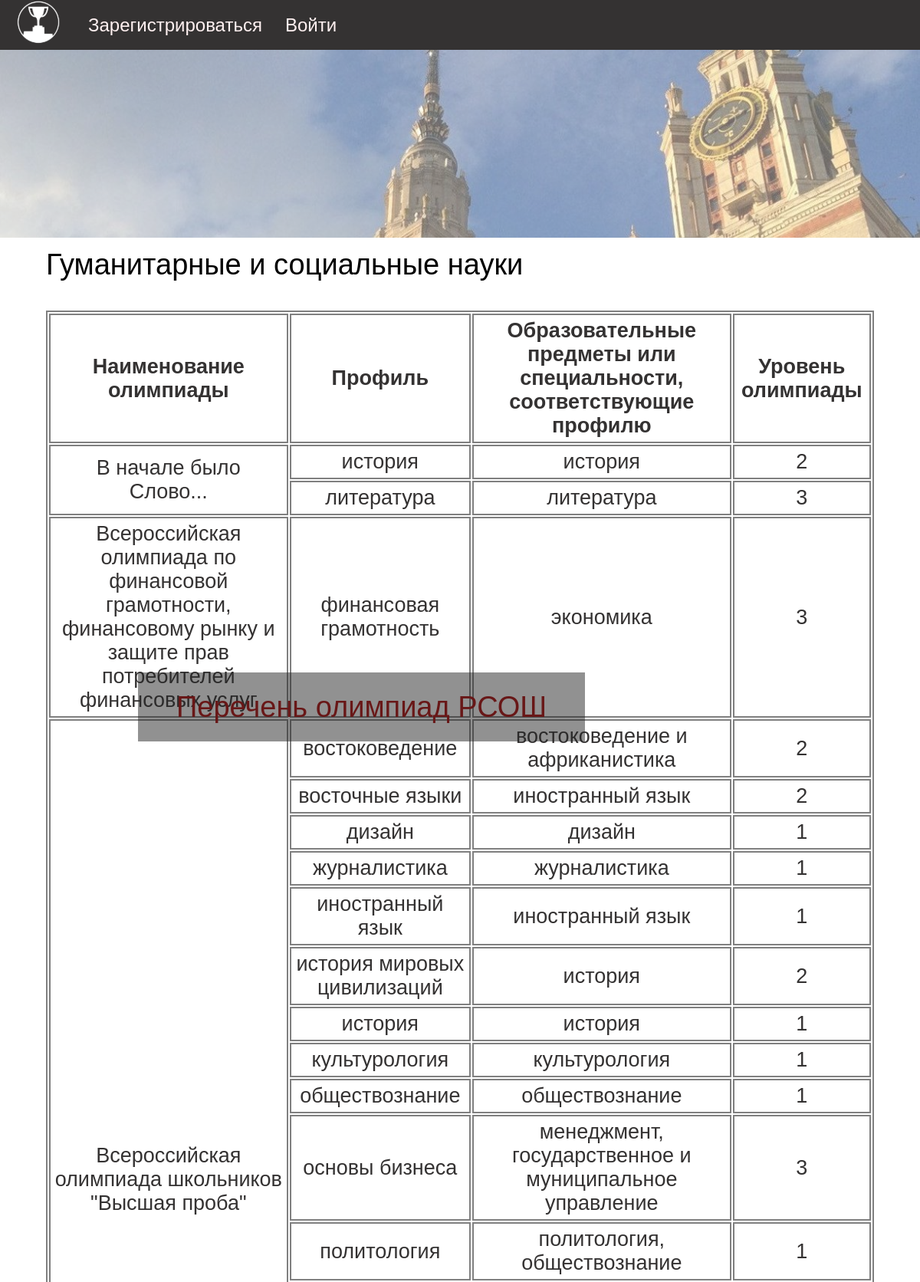
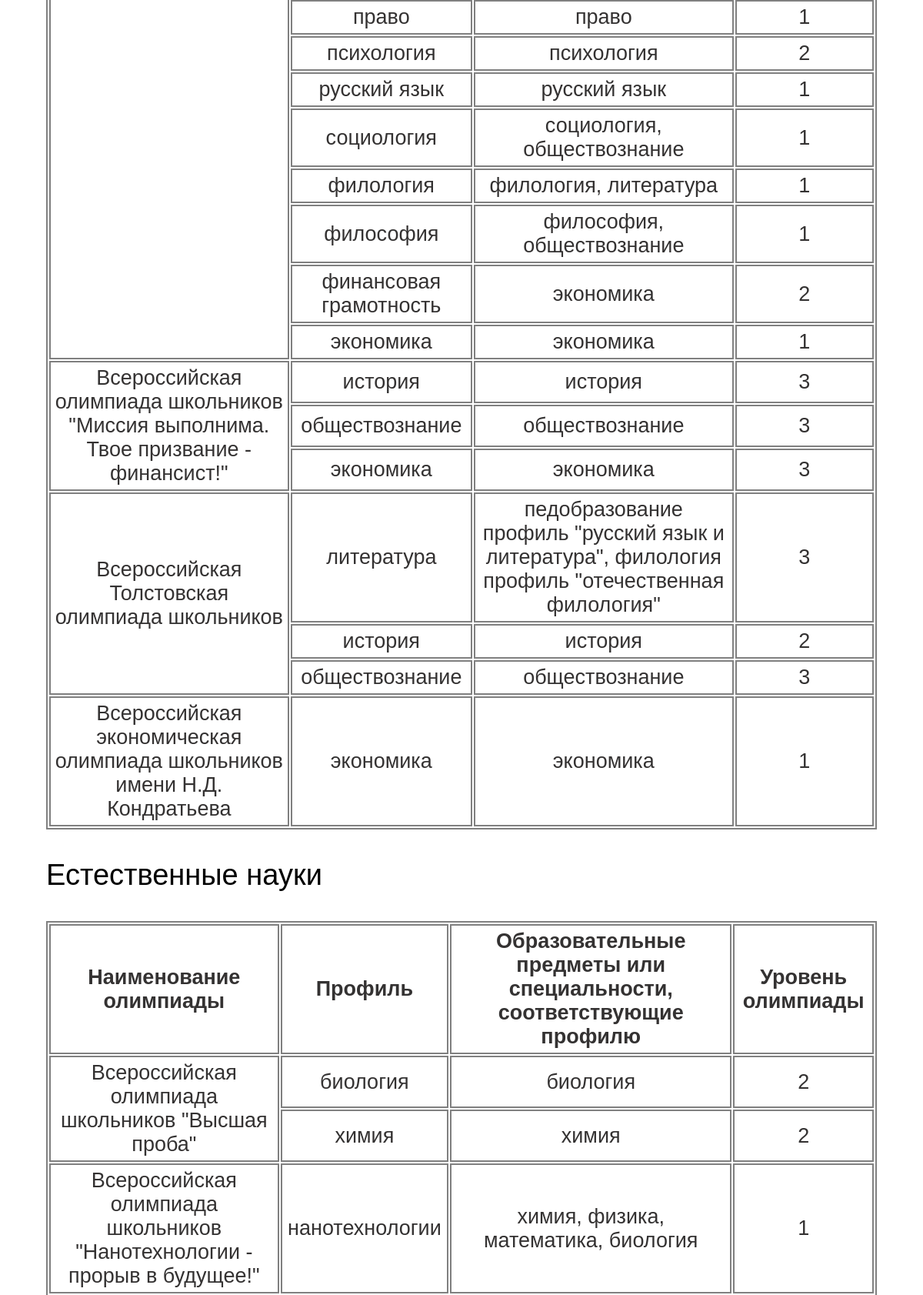
Page /competitions (upper part) on the committed database (2 pictures, top to bottom).
### models/orientation.py (models this page shows)
class Orientation(SqlAlchemyBase):
    __tablename__ = 'orientations'
    id = sqlalchemy.Column(sqlalchemy.Integer,
                           primary_key=True, autoincrement=True)
    orientation = sqlalchemy.Column(sqlalchemy.String, nullable=False, unique=True)

### models/competition.py (models this page shows)
class Competition(SqlAlchemyBase):
    __tablename__ = 'competitions'
    id = sqlalchemy.Column(sqlalchemy.Integer,
                           primary_key=True, autoincrement=True)
    competition = sqlalchemy.Column(sqlalchemy.String, nullable=False)
    orientation = sqlalchemy.Column(sqlalchemy.Integer, sqlalchemy.ForeignKey("orientations.id"), nullable=False)
    profile = sqlalchemy.Column(sqlalchemy.String, nullable=False)
    subject = sqlalchemy.Column(sqlalchemy.String, nullable=False)
    level = sqlalchemy.Column(sqlalchemy.Integer, nullable=False)

### main.py (the view)
@app.route('/competitions')
def competitions():
    db_sess = create_session()
    orientations = db_sess.query(Orientation).all()
    competitions = dict()
    for orientation in orientations:
        competitions[orientation.id] = dict()
        a = db_sess.query(Competition).filter(Competition.orientation == orientation.id).all()
        for olymp in a:
            if olymp.competition not in competitions[orientation.id].keys():
                competitions[orientation.id][olymp.competition] = [(olymp.profile, olymp.subject, olymp.level)]
            else:
                competitions[orientation.id][olymp.competition].append((olymp.profile, olymp.subject, olymp.level))
    return render_template('competitions.html', title='Перечень олимпиад РСОШ', current_user=current_user,
                           orientations=orientations, competitions=competitions)

### data/db_session.py (called while the page is built)
def create_session() -> Session:
    global __factory
    return __factory()

### templates/competitions.html (shortened to what this page needs)
{% extends "base.html" %}
{% block content %}
{% if current_user.is_authenticated %}
    <nav>
        <a href="/"><img src="/static/img/logo.svg"></a>
        <a href="profile">Профиль</a>
    </nav>
{% else %}
    <nav>
        <a href="/"><img src="/static/img/logo.svg"></a>
        <a href="/register">Зарегистрироваться</a>
        <a href="/login">Войти</a>
    </nav>
{% endif %}
<div class="image-block-variative">
    <img src="/static/img/msu_var.jpg">
    <div class="title">
        <p>Перечень олимпиад РСОШ</p>
    </div>
</div>
{% for orientation in orientations %}
    {% if loop.index == 1 %}
        <p class="com-class">{{orientation.orientation}} науки</p>
    {% elif loop.index == 4 %}
        <p>{{orientation.orientation}}</p>
    {% else %}
        <p>{{orientation.orientation}} науки</p>
    {% endif %}
    <table class="com-tab">
        <tr>
            <th>Наименование олимпиады</th>
            <th>Профиль</th>
            <th>Образовательные предметы или специальности, соответствующие профилю</th>
            <th>Уровень олимпиады</th>
        </tr>
        {% for competition in competitions[orientation.id].keys() %}
            <tr>
                {% if competitions[orientation.id][competition]|length >1 %}
                    <td rowspan={{competitions[orientation.id][competition]|length}}>{{competition}}</td>
                {% else %}
                    <td>{{competition}}</td>
                {% endif %}
                {% for i in competitions[orientation.id][competition] %}
                    {% if loop.index == 1 %}
                        <td>{{i[0]}}</td>
                        <td>{{i[1]}}</td>
                        <td>{{i[2]}}</td>
            </tr>
                    {% else %}
                        <tr>
                            <td>{{i[0]}}</td>
                            <td>{{i[1]}}</td>
                            <td>{{i[2]}}</td>
                        </tr>
                    {% endif %}
                {% endfor %}
        {% endfor %}
    </table>
{% endfor %}
{% endblock %}

### templates/base.html (shortened to what this page needs)
<!doctype html>
<html lang="ru">
<head>
    <link rel="stylesheet" type="text/css"  href="{{url_for('static', filename='css/style.css')}}"/>
</head>
<body>
    <main role="main" class="container">
        {% block content %}
        {% endblock %}
    </main>
</body>
</html>

### static/css/style.css (style rules this page uses)
body { margin: 0 auto; font-family: sans-serif; }
nav { position: absolute; background: #343232; width: 100%; top: 0px; height: 65px; font-family: sans-serif; font-size: 24px; display: flex; align-items: center; }
nav a { color: #FFF1F1; margin: 10px 15px; text-decoration: none; }
.image-block-variative img { opacity: 0.6; position: absolute; width: 100%; top: 65px; }
.title { background: rgba(36, 36, 36, 0.5); left: 15%; top: 15%; font-size: 35px; height: 90px; position: absolute; display: flex; align-items: center; text-align: center; }
.title p { margin: 10px 50px; color: #681717; }
.com-class, form { margin-top: 27%; font-size: 38px; margin-left: 5%; }
p { font-size: 38px; margin-left: 5%; }
.com-tab { width: 90%; margin: auto; font-family: sans-serif; font-size: 27px; color: #343232; border: 2px solid grey; }
.com-tab th, td { text-align: center; padding: 5px; border: 2px solid grey; }

### rows in the picture
Orientation: orientation "Гуманитарные и социальные"
Competition: competition "В начале было Слово...", profile "история", subject "история", level "2"
Competition: profile "литература", subject "литература", level "3"
Competition: competition "Всероссийская олимпиада по финансовой грамотности, финансовому рынку и защите прав потребителей финансовых услуг", profile "финансовая грамотность", subject "экономика", level "3"
Competition: competition "Всероссийская олимпиада школьников \"Высшая проба\"", profile "востоковедение", subject "востоковедение и африканистика", level "2"
Competition: profile "восточные языки", subject "иностранный язык", level "2"
Competition: profile "дизайн", subject "дизайн", orientation "1"
Competition: profile "журналистика", subject "журналистика", orientation "1"
Competition: profile "иностранный язык", subject "иностранный язык", orientation "1"
Competition: profile "история мировых цивилизаций", subject "история", level "2"
Competition: profile "история", subject "история", orientation "1"
Competition: profile "культурология", subject "культурология", orientation "1"
Competition: profile "обществознание", subject "обществознание", orientation "1"
Competition: profile "основы бизнеса", subject "менеджмент, государственное и муниципальное управление", level "3"
Competition: profile "политология", subject "политология, обществознание", orientation "1"
Competition: profile "право", subject "право", orientation "1"
Competition: profile "психология", subject "психология", level "2"
Competition: profile "русский язык", subject "русский язык", orientation "1"
Competition: profile "социология", subject "социология, обществознание", orientation "1"
Competition: profile "филология", subject "филология, литература", orientation "1"
Competition: profile "философия", subject "философия, обществознание", orientation "1"
Competition: profile "финансовая грамотность", subject "экономика", level "2"
Competition: profile "экономика", subject "экономика", orientation "1"
Competition: competition "Всероссийская олимпиада школьников \"Миссия выполнима. Твое призвание - финансист!\"", profile "история", subject "история", level "3"
Competition: profile "обществознание", subject "обществознание", level "3"
Competition: profile "экономика", subject "экономика", level "3"
Competition: competition "Всероссийская Толстовская олимпиада школьников", profile "литература", subject "педобразование профиль \"русский язык и литература\", филология профиль \"отечественная филология\"", level "3"
Competition: profile "история", subject "история", level "2"
Competition: profile "обществознание", subject "обществознание", level "3"
Competition: competition "Всероссийская экономическая олимпиада школьников имени Н.Д. Кондратьева", profile "экономика", subject "экономика", orientation "1"
Orientation: orientation "Естественные"
Competition: competition "Всероссийская олимпиада школьников \"Высшая проба\"", profile "биология", subject "биология", orientation "2"
Competition: profile "химия", subject "химия", orientation "2"
Competition: competition "Всероссийская олимпиада школьников \"Нанотехнологии - прорыв в будущее!\"", profile "нанотехнологии", subject "химия, физика, математика, биология", level "1"
